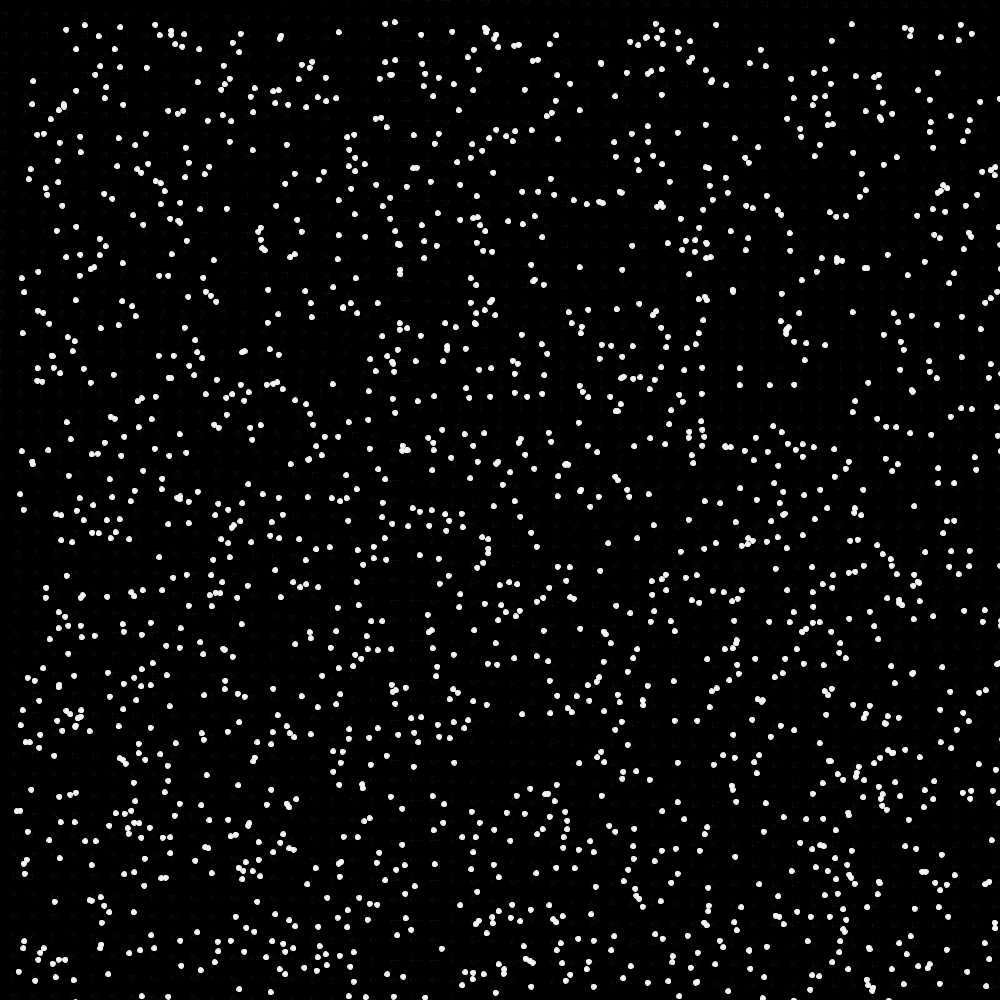
Frame 1 (no input)
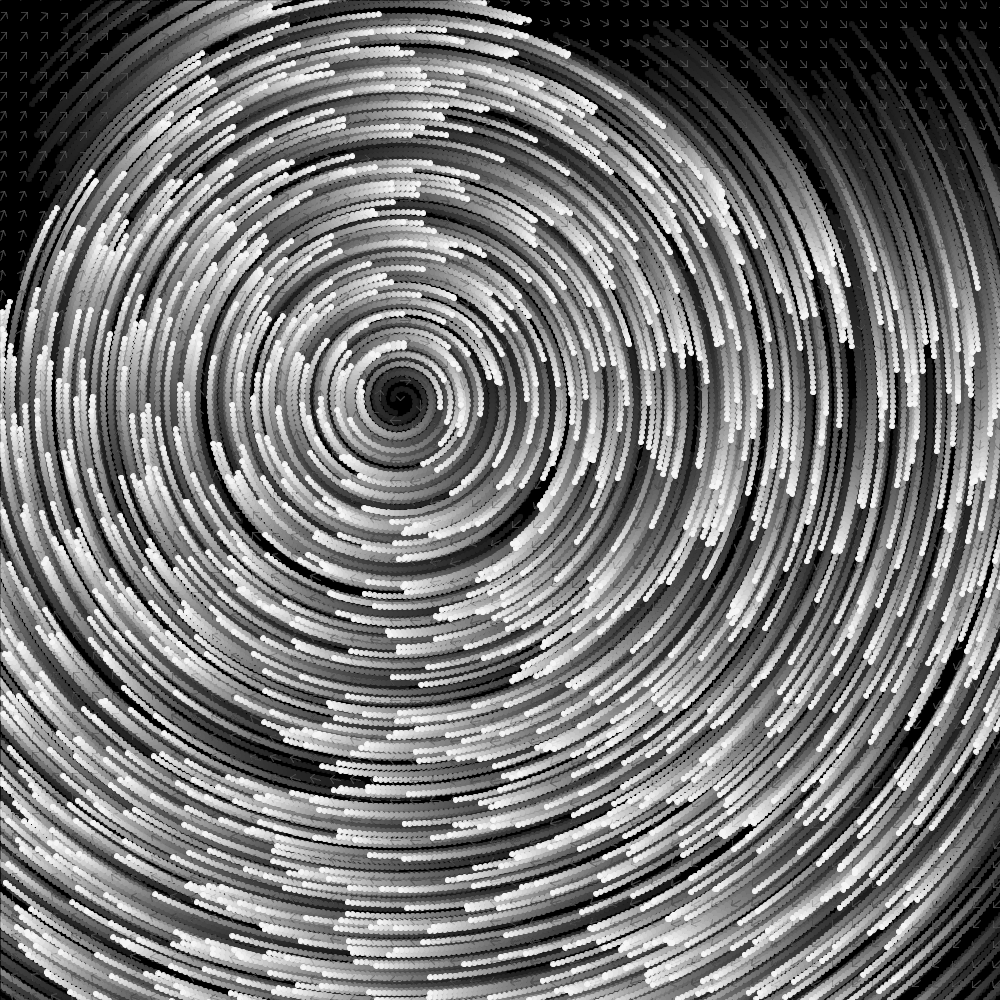
Frame 60 (the mouse pressed at the canvas centre just before this capture)
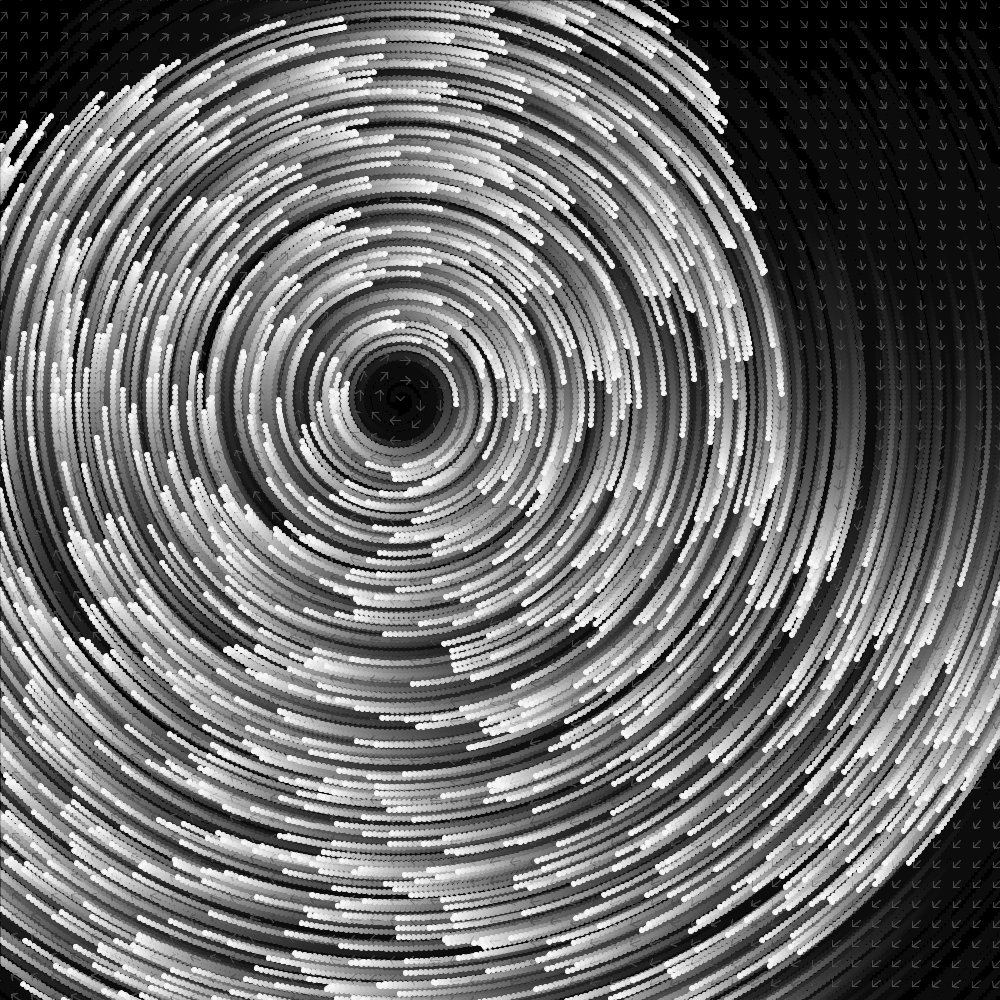
Frame 120 (the mouse held since frame 60 and released just before this capture)

The Processing sketch that drew these frames (run headless with seeded random() and noise(); from frame 60 on, the mouse is pressed at the canvas centre):

// Processing sketch: vectorFieldTesting
// ── vectorFieldTesting.pde
// Config //
int line_interval = 10;
int total_balls = 2000;
float default_magnitude = 10;
float arrow_head_size = 4;
int Divider = 2;
int totalWidth = 1100;

// Variables //
vectorLine[][] vectorField;
vectorBall[] vectorBall;

// Procedures //
void arrow(float x1, float y1, float x2, float y2) {
  line(x1, y1, x2, y2);
  pushMatrix();
  translate(x2, y2);
  float a = atan2(x1-x2, y2-y1);
  rotate(a);
  line(0, 0, -arrow_head_size, -arrow_head_size);
  line(0, 0, arrow_head_size, -arrow_head_size);
  popMatrix();
}

// Functions //
PVector GetLineDir(float x, float y) {
  
  PVector dir = new PVector(0, 0);
  
  /*
    x = width/2.25 - x;
    y = height/2.25 - y;
    float expX = (x/y) / (y/x);
    float expY = (y/x) / (x/y);
    dir = new PVector(expY, expX);
  */
  
  //*
  dir = new PVector(-(y - height/2.5), x - width/2.5);
  //*/
  
  /*  
    dir = new PVector(y - height/2.5, x - width/2.5);
  */
  
  /*
  dir = new PVector(height-y/2, x-width/2);
  */
  return dir.normalize();
}

// Classes //
class vectorLine {

  PVector pos;
  PVector dir;
  float line_mag = default_magnitude;

  vectorLine(PVector new_pos, PVector new_dir) {
    pos = new_pos;
    dir = new_dir;
  }

  vectorLine(PVector new_pos, PVector new_dir, float new_mag) {
    pos = new_pos;
    dir = new_dir;
    line_mag = new_mag;
  }

  void show() {
    arrow(pos.x, pos.y, pos.x + (dir.x * line_mag), pos.y + (dir.y * line_mag));
    //line(pos.x, pos.y, pos.x + (dir.x * line_mag), pos.y + (dir.y * line_mag));
  }
}

class vectorBall {

  PVector position = new PVector(0,0);
  boolean active = true;
  float speed = 5;
  
  vectorBall(PVector pos) {
    position = pos;
  }
  
  void show() {
    circle(position.x, position.y, 5);
  }
  
  void update() {
    if (active) {
      position.add(GetLineDir(position.x, position.y).mult(speed));
      //if (position.x > width || position.y > height || position.x < 0 || position.y < 0) {
      //  active = false;
      //}
    }
  }
  
}

// Setup //
void setup() {
  
  background(0,0,0);
  
  int horizontal_count = floor(totalWidth/Divider);
  int vertical_count = floor(totalWidth/Divider);
  size(1000, 1000);
  
  // Create Vector Field Lines //
  vectorField = new vectorLine[horizontal_count][vertical_count];
  for (int x = 0; x < horizontal_count; x++) {
    for (int y = 0; y < vertical_count; y++) {
      PVector pos = new PVector(x * Divider, y * Divider);
      PVector dir = GetLineDir(x * Divider, y * Divider);
      vectorLine new_line = new vectorLine(pos, dir);
      vectorField[x][y] = new_line;
    }
  }
  
  // Create Vector Field Balls //
  vectorBall = new vectorBall[total_balls];
  for (int i = 0; i < vectorBall.length - 1; i++) {
    vectorBall[i] = new vectorBall(new PVector(random(20, totalWidth - 20), random(20, totalWidth - 20)));
  }
}

void draw() {
  
  stroke(100, 20);
  noFill();
  for (int x = 0; x < vectorField.length - 1; x++) {
    for (int y = 0; y < vectorField[x].length - 1; y++) {
      if (x%line_interval == 0 && y%line_interval == 0) {
        vectorField[x][y].show();
      }
    }
  }
  stroke(255);
  fill(255);
  
  for (int i = 0; i < vectorBall.length - 1; i++) {
    vectorBall[i].update();
    vectorBall[i].show();
  }
  
  stroke(0,0,0,10);
  fill(0,10);
  rect(0,0,width,height);
  
}
